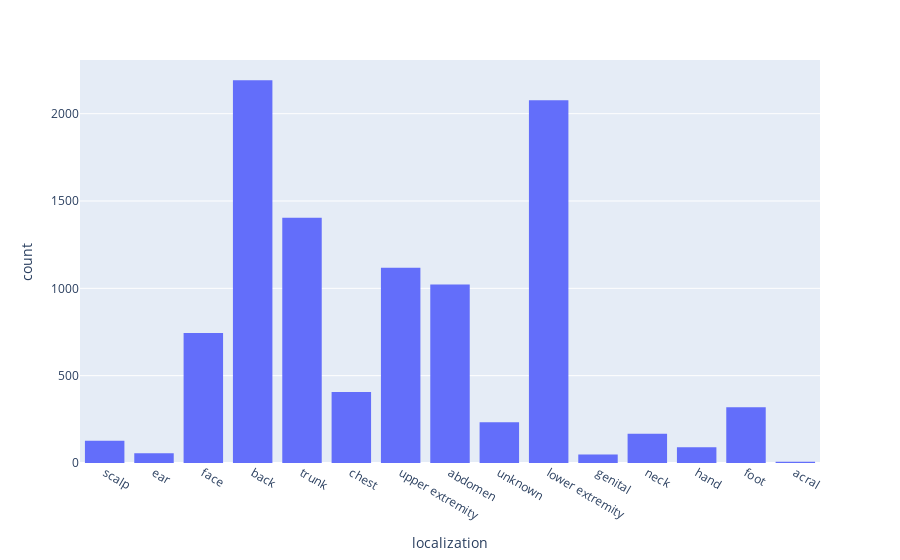

Notebook cell for this chart:
### Code cell
fig = px.histogram(raw_df, x="localization")
fig.show()

### Figure 1 — Plotly figure (JSON) as saved in the notebook; plotly's stock layout.template omitted (floating-point values rounded to 4 significant figures; data arrays with more than 128 entries replaced by an {"elided": "..."} marker saying what was removed)
{"data": [{"alignmentgroup": "True", "bingroup": "x", "hovertemplate": "localization=%{x}<br>count=%{y}<extra></extra>", "legendgroup": "", "marker": {"color": "#636efa", "pattern": {"shape": ""}}, "name": "", "offsetgroup": "", "orientation": "v", "showlegend": false, "type": "histogram", "x": {"elided": "10015 str values"}, "xaxis": "x", "yaxis": "y"}], "layout": {"barmode": "relative", "legend": {"tracegroupgap": 0}, "margin": {"t": 60}, "xaxis": {"anchor": "y", "domain": [0, 1], "title": {"text": "localization"}}, "yaxis": {"anchor": "x", "domain": [0, 1], "title": {"text": "count"}}}}
